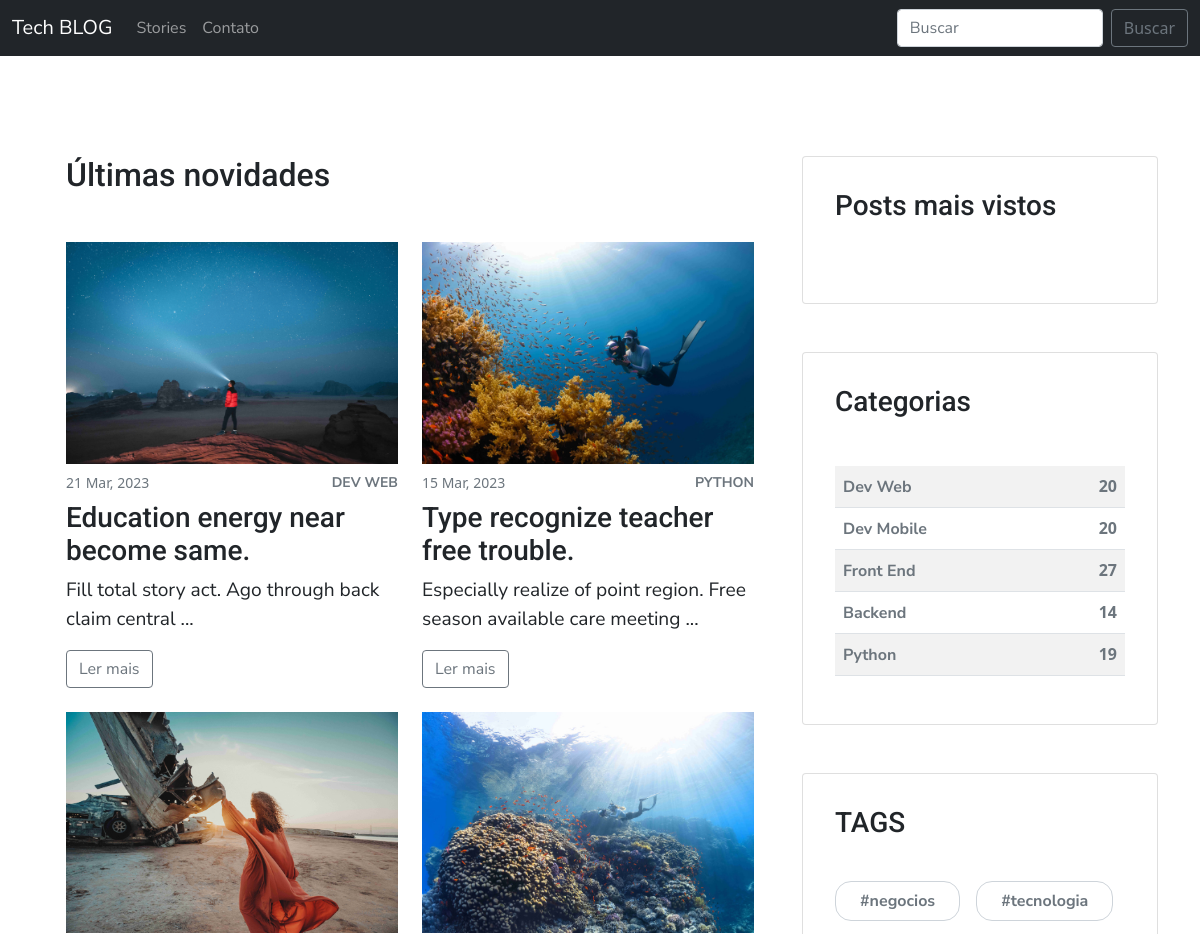
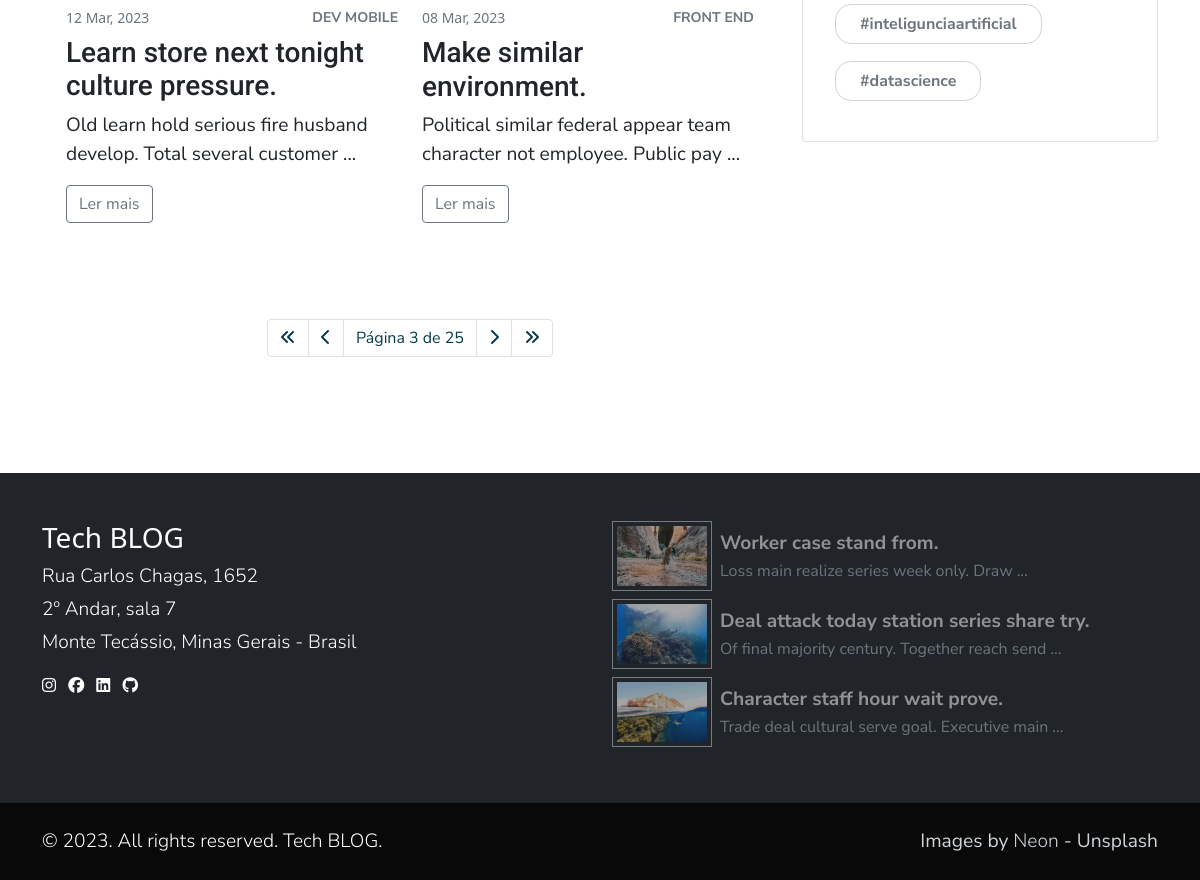
Page /blog/?page=3 on the committed database (2 pictures, top to bottom).
### blog/models.py (models this page shows, shortened)
class Post(models.Model):
    title = models.CharField(max_length=222)
    body = RichTextUploadingField()
    created_at = models.DateTimeField(auto_now_add=True)
    author = models.ForeignKey(User, on_delete=models.CASCADE)
    category = models.ForeignKey(Category, on_delete=models.CASCADE)
    tags = models.ManyToManyField(Tag, blank=True)
    feature_image = models.ImageField(upload_to='featured_images')

class Category(models.Model):
    name = models.CharField(max_length=100)
    slug = models.CharField(max_length=100, unique=True, blank=True)
    def __str__(self):
        return self.name
    class Meta:
        verbose_name_plural = "Categorias"

class Tag(models.Model):
    name = models.CharField(max_length=100)
    slug = models.CharField(max_length=100, unique=True, blank=True)
    @property
    def formated_name(self):
        return format_tag(self.name)
    class Meta:
        verbose_name_plural = "Tags"

class FooterFeaturedPost(models.Model):
    post = models.ForeignKey(Post, on_delete=models.CASCADE)
    active = models.BooleanField(default=True)

### blog/views.py (the view)
# urls.py: path('', list_posts, name='list_posts'),
def list_posts(request):
    context = dict()
    category_id = request.GET.get('category')
    tag_id = request.GET.get('tag')
    if category_id:
        category_id = int(category_id)
        posts_list = Post.objects.filter(category=category_id).order_by('-created_at')
        category_search = Category.objects.get(pk=category_id)
        context['category_search'] = category_search
    elif tag_id:
        tag_id = int(tag_id)
        posts_list = Post.objects.filter(tags__in=[tag_id]).order_by('-created_at')
        tag_search = Tag.objects.get(pk=tag_id)
        context['tag_search'] = tag_search
    else:
        posts_list = Post.objects.all().order_by('-created_at')
    for post in posts_list:
        post.mini_description = format_body(post.body, 10)
    paginator = Paginator(posts_list, 4)
    page = request.GET.get('page')
    try:
        posts = paginator.page(page)
    except PageNotAnInteger:
        posts = paginator.page(1)
    except EmptyPage:
        posts = paginator.page(paginator.num_pages)
    context['posts'] = posts
    return render(request, 'blog/posts-list.html', context=context)

### blog/utils.py (called while the page is built)
def format_tag(tag):
    tag = slugify(tag)
    tag = tag.replace("-", "")
    tag = "#" + tag
    return tag

def format_body(body, num_words):
    body = body.split("</p>")[0]
    body = body.replace('<p class="mb-4 text-gray-700">', '')
    body = body.split(" ")[:num_words]
    body = " ".join(body).strip(".") + " ..."
    return body

### templates/blog/posts-list.html (shortened to what this page needs)
{% extends 'blog/base_blog.html' %}
{% load static %}
{% block main %}
    <section>
        <div class="container">
            <div class="row gy-5">
                <main class="col-lg-8">
                    <div class="container">
                        <header>
                            <h2 class="mb-5">Últimas novidades</h2>
                        </header>
                        <div class="row gy-4 mb-5">
                            {% for post in posts %}
                            <div class="col-xl-6">
                                <a href="{% url 'detail_post' post.id %}">
                                    <img class="last-section-posts-image"
                                        src="{{post.feature_image.url}}">
                                </a>
                                <div class="d-flex align-items-center justify-content-between mb-2 mt-2">
                                    <small class="text-gray-600">{{post.created_at|date:"d M, Y"}}</small>
                                    <a class="small fw-bold text-uppercase small text-gray-600">{{post.category}}</a>
                                </div>
                                <h3>{{post.title}}</h3>
                                <p>{{post.mini_description}}</p>
                                <a class="btn btn-outline-secondary" href="{% url 'detail_post' post.id %}">Ler mais</a>
                            </div>
                            {% endfor %}
                        </div>
                        <div class="row">
                            <nav aria-label="Page navigation example">
                                <ul class="pagination justify-content-center mt-5">
                                    {% if posts.has_previous %}
                                    <li class="page-item"><a class="page-link" href="?page=1"><i class="fa-solid fa-angles-left"></i></a></li>
                                    <li class="page-item"><a class="page-link" href="?page={{posts.previous_page_number}}"><i class="fa-solid fa-chevron-left"></i></a></li>
                                    {% endif %}
                                    <li class="page-item"><a class="page-link " href="#">Página {{posts.number}} de {{posts.paginator.num_pages}}</a></li>
                                    {% if posts.has_next %}
                                    <li class="page-item"><a class="page-link" href="?page={{posts.next_page_number}}"><i class="fa-solid fa-chevron-right"></i></a></li>
                                    <li class="page-item"><a class="page-link" href="?page={{posts.paginator.num_pages}}"><i class="fa-solid fa-angles-right"></i></a></li>
                                    {% endif %}
                                </ul>
                            </nav>
                        </div>
                    </div>
                </main>
                {% include 'blog/components/aside.html' %}
            </div>
        </div>
    </section>
{% endblock %}

### templates/blog/base_blog.html (shortened to what this page needs)
{% extends '../base.html' %}
{% load static %}
{% block content %}
    <header>
        <nav class="navbar navbar-expand-lg navbar-dark bg-dark">
            <div class="container-fluid">
                <a class="navbar-brand" href="{% url 'home' %}">Tech BLOG</a>
                <div class="collapse navbar-collapse" id="navbarSupportedContent">
                    <ul class="navbar-nav me-auto mb-2 mb-lg-0">
                        <li class="nav-item">
                            <a class="nav-link" aria-current="page" href="{% url 'list_posts' %}">Stories</a>
                        </li>
                        <li class="nav-item">
                            <a class="nav-link" aria-current="page" href="#footer-contact">Contato</a>
                        </li>
                    </ul>
                    <form class="d-flex">
                        <input class="form-control me-2" type="search" placeholder="Buscar" aria-label="Search">
                        <button class="btn btn-outline-secondary" type="submit">Buscar</button>
                    </form>
                </div>
            </div>
        </nav>
    </header>
    {% block main %}
    {% endblock %}
    <footer class="footer text-white py-5" style="background: #212529ff">
        <div class="container">
            <div class="row">
                <div class="col-md-6">
                    <h6 class="h3" id="footer-contact">Tech BLOG</h6>
                    <p class="fw-light mb-1">Rua Carlos Chagas, 1652</p>
                    <p class="fw-light mb-1">2º Andar, sala 7</p>
                    <p class="fw-light mb-3">Monte Tecássio, Minas Gerais - Brasil</p>
                    <ul class="list-unstyled">
                        <li class="list-inline-item"><i class="fa-brands fa-instagram"></i></li>
                        <li class="list-inline-item"><i class="fa-brands fa-facebook"></i></li>
                        <li class="list-inline-item"><i class="fa-brands fa-linkedin"></i></li>
                        <li class="list-inline-item"><i class="fa-brands fa-github"></i></li>
                    </ul>
                </div>
                <div class="col-md-6">
                    {% for ffpost in footer_featured_posts %}
                    <div class="d-flex align-items-center mb-2">
                        <a href="{% url 'detail_post' ffpost.post.id %}"><img class="footer-image img-fluid p-1 border-gray-500 flex-shrink-0"
                            src="{{ffpost.post.feature_image.url}}"></a>
                        <div class="ms-2">
                            <p class="fw-bold mb-0 text-white-50">{{ffpost.post.title}}</p>
                            <span class="text-muted">{{ffpost.post.mini_description}}</span>
                        </div>
                    </div>
                    {% endfor %}
                </div>
            </div>
        </div>
    </footer>
    <div class="copyrights text-white py-4" style="background: #090909">
        <div class="container">
            <div class="row text-center gy-2">
                <div class="col-md-6 text-md-start">
                    <p class="mb-0 fw-light text-sm">© 2023. All rights reserved. Tech BLOG.</p>
                </div>
                <div class="col-md-6 text-md-end">
                    <p class="mb-0 text-sm text-gray-400">Images by <a class="text-reset fw-light"
                            href="https://unsplash.com/pt-br/@neom">Neon</a> - Unsplash</p>
                </div>
            </div>
        </div>
    </div>
{% endblock %}

### templates/blog/components/aside.html (shortened to what this page needs)
{% load static %}
{% load hitcount_tags %}
<aside class="col-lg-4">
    <div class="card mb-5 p-3">
        <div class="card-body">
            <h3 class="mb-5">Posts mais vistos</h3>
        </div>
    </div>
    <div class="card mb-5 p-3">
        <div class="card-body">
            <h3 class="mb-5">Categorias</h3>
            <table class="table table-striped">
                <tbody class="fw-bold">
                    {% for category in categories %}
                    <tr class="cursor-pointer">
                        {% if post %}
                        <td class="text-gray-600 {% if post.category.id == category.id %} selected {% endif %}">{{category.name}}</td>
                        <td class="text-end text-gray-600 {% if post.category.id == category.id %} selected {% endif %}">{{category.count}}</td>
                        {% else %}
                        <td><a class="text-gray-600 fw-bold" href="/blog?category={{category.id}}">{{category.name}}</a></td>
                        <td class="text-end text-gray-600">{{category.count}}</td>
                        {% endif %}
                    </tr>
                    {% endfor %}
                </tbody>
            </table>
        </div>
    </div>
    <div class="card mb-5 p-3">
        <div class="card-body">
            <h3 class="mb-5">TAGS</h3>
            <div class="tags-container">
                {% for tag in tags %}
                <div><a class="tag border-gray-400 py-2 px-4 fw-bold" href="/blog?tag={{tag.id}}">{{tag.formated_name}}</a></div>
                {% endfor %}
            </div>
        </div>
</aside>

### static/css/style.css (style rules this page uses)
:root { --gray-100: #f8f9faff; --gray-200: #e9ecefff; --gray-300: #dee2e6ff; --gray-400: #ced4daff; --gray-500: #adb5bdff; --gray-600: #6c757dff; --gray-700: #495057ff; --gray-800: #343a40ff; --gray-900: #212529ff; --dark-blue: #073B4C; --light-blue: #118AB2; --green: #06D6A0; --yellow: #FFD166; --red: #EF476F; }
.text-gray-400 { color: var(--gray-400); }
.text-gray-600 { color: var(--gray-600); }
.border-gray-400 { border: 1px solid var(--gray-400) }
.border-gray-500 { border: 1px solid var(--gray-500) }
body { color: var(--gray-900); }
a { color: var(--gray-900); text-decoration: None; }
p { font-size: 1.2rem; }
p, span, a, input { font-family: "Nunito Sans", sans-serif; }
h1, h2, h3, h4, h5 { font-family: 'Roboto', sans-serif; }
section { padding: 6.25rem 0; overflow-x: hidden; }
.last-section-posts-image { width: 100%; }
.footer-image { width: 100px; cursor: pointer; opacity: 0.6; transition: 400ms; }
.tags-container { display: flex; gap: 1rem; flex-wrap: wrap; }
.tags-container div { margin-bottom: 16px; }
.tags-container div a.tag { border-radius: 16px; margin: 1rem 0; color: #6c757dff; }
.cursor-pointer { cursor: pointer; }
.pagination > li > a { background-color: white; color: var(--dark-blue); }

### rows in the picture
Post: feature_image (picture), created_at "21 Mar, 2023", category "DEV WEB", title "Education energy near become same.", mini_description "Fill total story act. Ago through back claim central ..."
Post: feature_image (picture), created_at "15 Mar, 2023", category "PYTHON", title "Type recognize teacher free trouble.", mini_description "Especially realize of point region. Free season available care meeting ..."
Post: feature_image (picture), created_at "12 Mar, 2023", category "DEV MOBILE", title "Learn store next tonight culture pressure.", mini_description "Old learn hold serious fire husband develop. Total several customer ..."
Post: feature_image (picture), created_at "08 Mar, 2023", category "FRONT END", title "Make similar environment.", mini_description "Political similar federal appear team character not employee. Public pay ..."
Category: name "Dev Web", count "20"
Category: name "Dev Mobile", count "20"
Category: name "Front End", count "27"
Category: name "Backend", count "14"
Category: name "Python", count "19"
Tag: formated_name "#negocios"
Tag: formated_name "#tecnologia"
Tag: formated_name "#inteligunciaartificial"
Tag: formated_name "#datascience"
FooterFeaturedPost: post.feature_image (picture), post "Worker case stand from.", post.mini_description "Loss main realize series week only. Draw ..."
FooterFeaturedPost: post.feature_image (picture), post "Deal attack today station series share try.", post.mini_description "Of final majority century. Together reach send ..."
FooterFeaturedPost: post.feature_image (picture), post "Character staff hour wait prove.", post.mini_description "Trade deal cultural serve goal. Executive main ..."

### other values in the picture
{{ posts.number }} "3"
{{ posts.paginator.num_pages }} "25"
